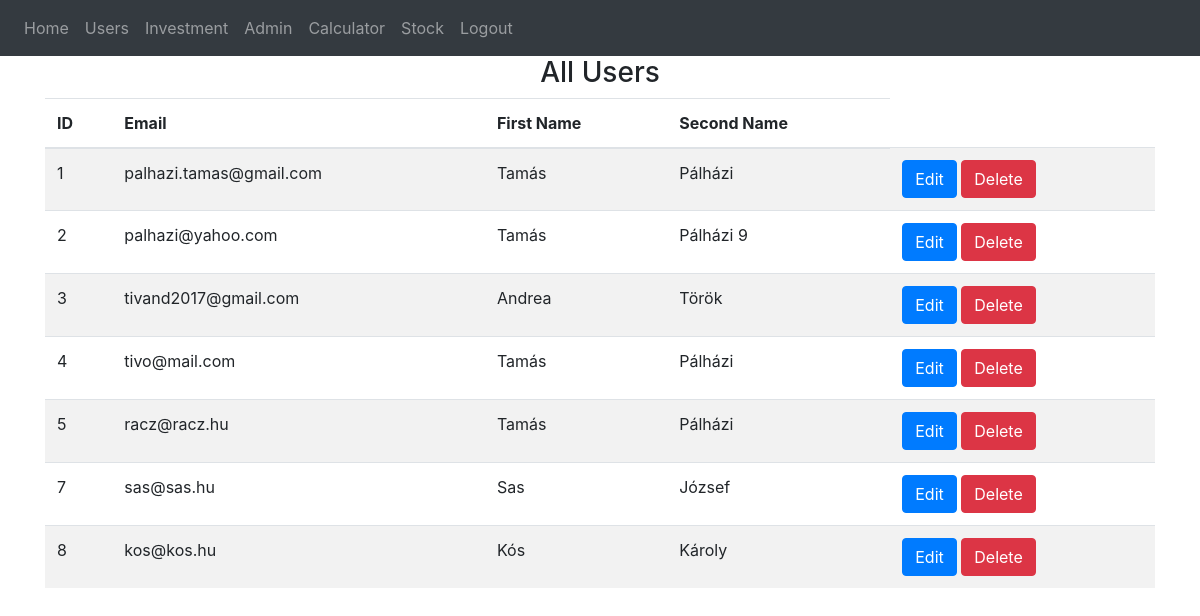
Screenshot of /all-users (signed in) with the database file from the repository.
### website/models.py (models this page shows)
class User(db.Model, UserMixin):
    id = db.Column(db.Integer, primary_key=True)
    email = db.Column(db.String(150), unique=True)
    password = db.Column(db.String(150))
    first_name = db.Column(db.String(150))
    second_name = db.Column(db.String(150))
    notes = db.relationship('Note')
    is_approved = db.Column(db.Boolean, default=False)

### website/views.py (the view)
@views.route('/all-users', methods=['GET'])
@login_required
def all_users():
    users = User.query.all()
    return render_template("all_users.html", users=users, user=current_user)

### website/__init__.py (called while the page is built)
def create_app():
    app = Flask(__name__)
    app.config['SECRET_KEY'] = 'hjshjhdjah kjshkjdhjs'
    app.config['SQLALCHEMY_DATABASE_URI'] = f'sqlite:///{DB_NAME}'
    db.init_app(app)
    from .views import views
    from .auth import auth
    app.register_blueprint(views, url_prefix='/')
    app.register_blueprint(auth, url_prefix='/')
    from .models import User, Note
    with app.app_context():
        db.create_all()
    login_manager = LoginManager()
    login_manager.login_view = 'auth.login'
    login_manager.init_app(app)
    @login_manager.user_loader
    def load_user(id):
        return User.query.get(int(id))
    return app

### website/templates/all_users.html (shortened to what this page needs)
{% extends "base.html" %}
{% block content %}
    <h3 align="center">All Users</h3>
    <table class="table table-striped">
        <thead>
            <tr>
                <th scope="col">ID</th>
                <th scope="col">Email</th>
                <th scope="col">First Name</th>
                <th scope="col">Second Name</th>
            </tr>
        </thead>
        <tbody>
            {% for user in users %}
                <tr>
                    <td>{{ user.id }}</td>
                    <td>{{ user.email }}</td>
                    <td>{{ user.first_name }}</td>
                    <td>{{ user.second_name }}</td>
                    <td>
                        <a href="{{ url_for('views.edit_user', user_id=user.id) }}" class="btn btn-primary">Edit</a>
                        <a href="{{ url_for('views.delete_user', user_id=user.id) }}" class="btn btn-danger">Delete</a>
                      </td>
                </tr>
            {% endfor %}
        </tbody>
    </table>
{% endblock %}

### rows the page displays
User: id "1", email "palhazi.tamas@gmail.com", first_name "Tamás", second_name "Pálházi"
User: id "2", email "palhazi@yahoo.com", first_name "Tamás", second_name "Pálházi 9"
User: id "3", email "tivand2017@gmail.com", first_name "Andrea", second_name "Török"
User: id "4", email "tivo@mail.com", first_name "Tamás", second_name "Pálházi"
User: id "5", email "racz@racz.hu", first_name "Tamás", second_name "Pálházi"
User: id "7", email "sas@sas.hu", first_name "Sas", second_name "József"
User: id "8", email "kos@kos.hu", first_name "Kós", second_name "Károly"
